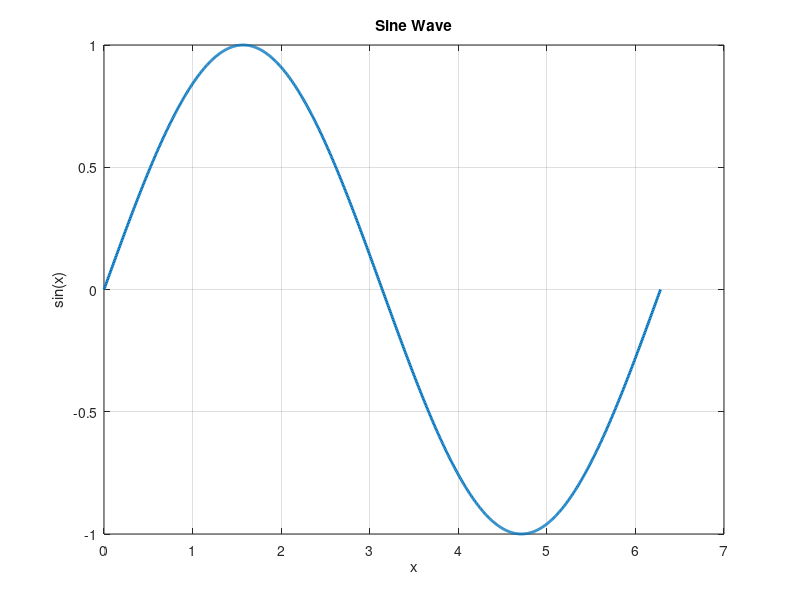

Write the MATLAB code that produced this figure.
% Sine Wave Plot
x = linspace(0, 2*pi, 1000);
y = sin(x);

figure;
plot(x, y, 'LineWidth', 2);
xlabel('x');
ylabel('sin(x)');
title('Sine Wave');
grid on;
